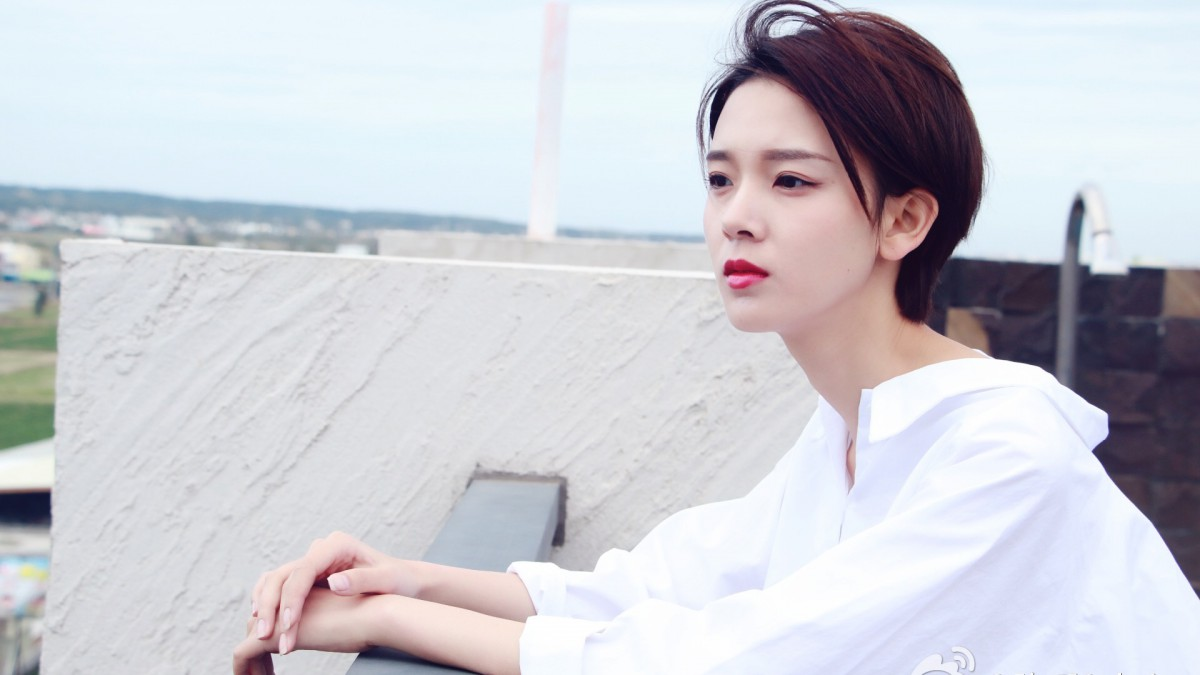
#> input picture img/ChenYao.jpg, 1200 x 675 px
$ python task2.py
#> lines starting #> are read from the running program, lines starting #| are printed output that depends on the picture; after the words box and inside, x2 and y2 are one past the last pixel; in counts of white or black regions, pixels touching at a corner belong together
import cv2
import numpy as np

# 读取图像
img = cv2.imread("../img/ChenYao.jpg")
#> img is the input picture: shape (675, 1200, 3); mean B, G, R 210.9, 204, 203.6
if img is None:
    print("无法读取图像，请检查文件路径。")
    exit()

# 将图像转换为 HSV 色彩空间
hsv_img = cv2.cvtColor(img, cv2.COLOR_BGR2HSV)
#> hsv_img: shape (675, 1200, 3); mean H, S, V 102.2, 26.4, 215.1

# 定义肤色的 HSV 范围
# 可以根据实验调整范围以适应不同的肤色
lower_skin = np.array([0, 30, 60], dtype=np.uint8)   # 定义下界
upper_skin = np.array([20, 150, 255], dtype=np.uint8)  # 定义上界

# 生成肤色掩膜
skin_mask = cv2.inRange(hsv_img, lower_skin, upper_skin)
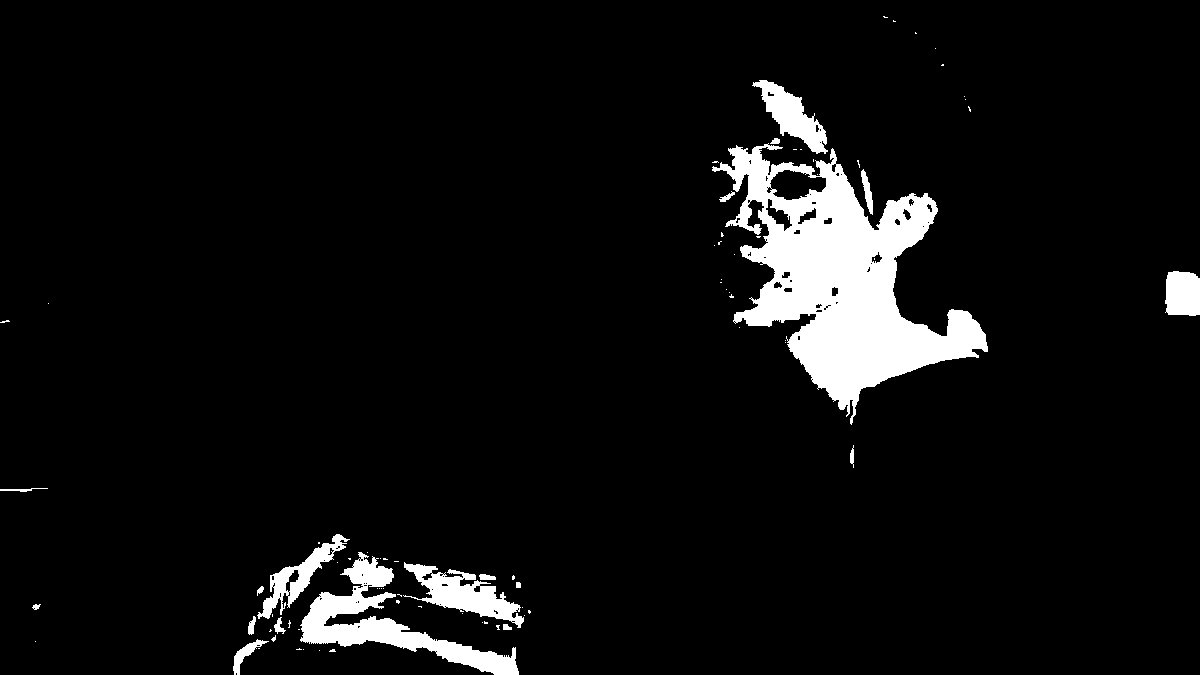
#> skin_mask: shape (675, 1200); 6% white; 82 white regions (63 under 20 px), largest, box (x1, y1, x2, y2) and area: (712, 143, 988, 425) 31395, (300, 552, 519, 675) 6909, (403, 562, 524, 628) 3011

# 将掩膜应用到原图像，提取肤色区域
skin = cv2.bitwise_and(img, img, mask=skin_mask)
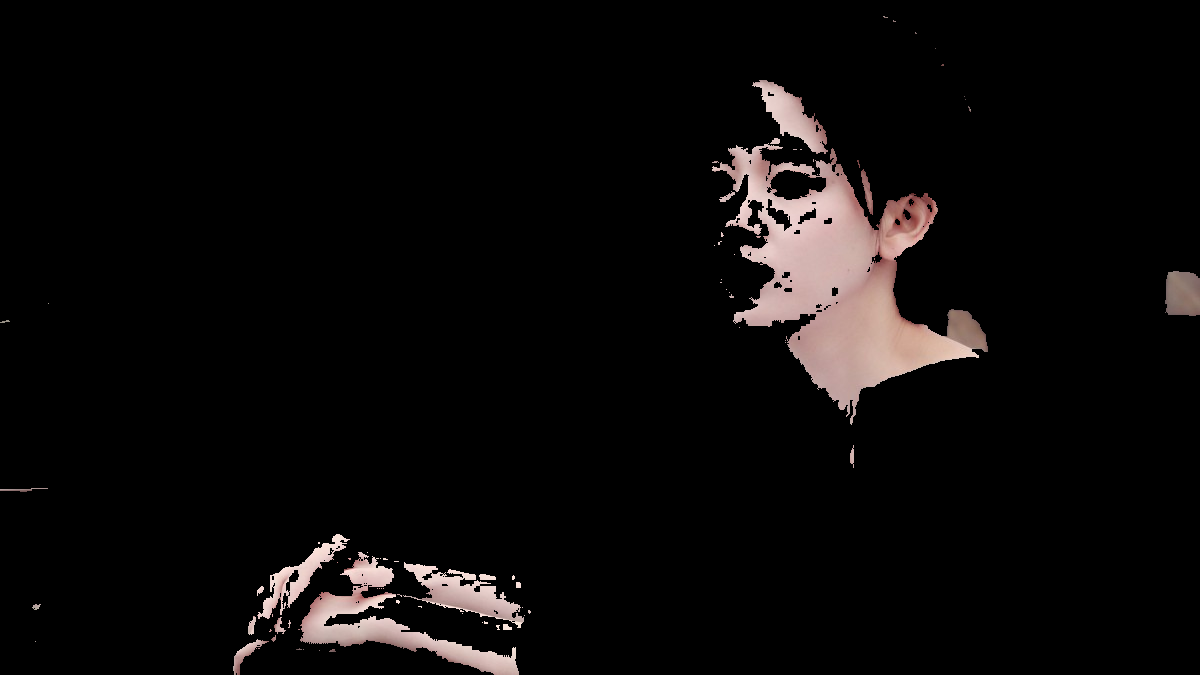
#> skin: shape (675, 1200, 3); mean B, G, R 9.7, 10.1, 12.1

# 可视化：将非肤色区域涂成白色
visualization = img.copy()
visualization[skin_mask == 0] = [255, 255, 255]  # 非肤色区域涂白
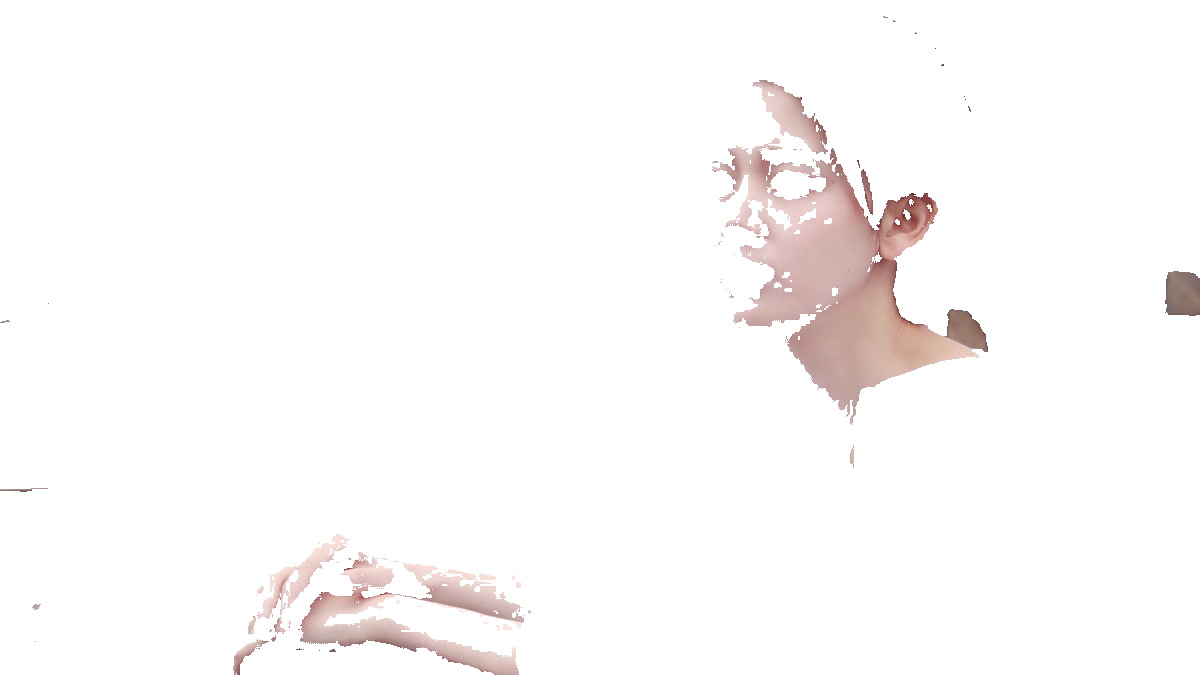
#> visualization: shape (675, 1200, 3); mean B, G, R 249.5, 249.8, 251.8

# 显示结果
cv2.imshow("Original Image", img)
cv2.imshow("Detected Skin", skin)
cv2.imshow("Skin Visualization", visualization)
cv2.waitKey(0)
cv2.destroyAllWindows()

$ run again, with img/A4.png saved as img/ChenYao.jpg
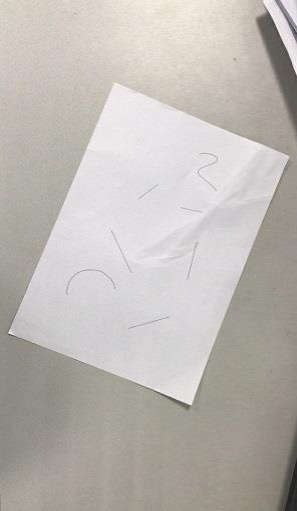
#> input picture img/A4.png, 297 x 511 px
#> img is the input picture: shape (511, 297, 3); mean B, G, R 179.2, 184.9, 189.2
#> hsv_img: shape (511, 297, 3); mean H, S, V 60.2, 15.8, 189.4
#> `skin_mask = cv2.inRange(hsv_img, lower_skin, upper_skin)`:
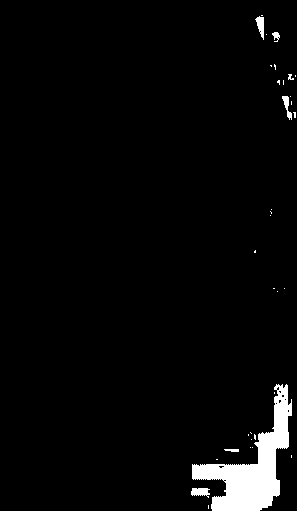
#> skin_mask: shape (511, 297); 3.3% white; 34 white regions (27 under 20 px), largest, box (x1, y1, x2, y2) and area: (192, 384, 292, 511) 4492, (191, 488, 210, 498) 132, (255, 16, 264, 40) 122
#> `visualization[skin_mask == 0] = [255, 255, 255]`:
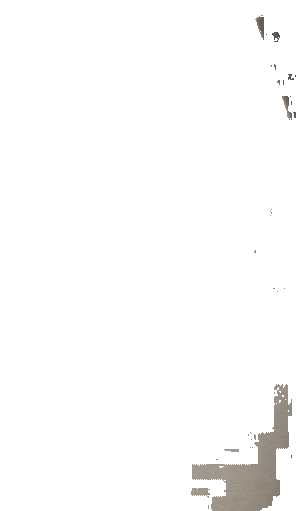
#> visualization: shape (511, 297, 3); mean B, G, R 250.8, 251.2, 251.5
